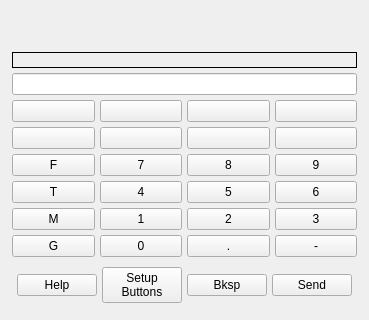
             <widget class="QWidget" name="mdiPage_1">
              <layout class="QVBoxLayout" name="verticalLayout_20">
               <item>
                <spacer name="verticalSpacer_6">
                 <property name="orientation">
                  <enum>Qt::Vertical</enum>
                 </property>
                 <property name="sizeHint" stdset="0">
                  <size>
                   <width>20</width>
                   <height>40</height>
                  </size>
                 </property>
                </spacer>
               </item>
               <item>
                <widget class="VCPWidget" name="mdiWidget">
                 <property name="rules" stdset="0">
                  <string>[{&quot;channels&quot;: [{&quot;url&quot;: &quot;status:all_axes_homed&quot;, &quot;trigger&quot;: true}], &quot;property&quot;: &quot;Enable&quot;, &quot;expression&quot;: &quot;ch[0]&quot;, &quot;name&quot;: &quot;New Rule&quot;}]</string>
                 </property>
                 <layout class="QGridLayout" name="gridLayout_16">
                  <property name="leftMargin">
                   <number>1</number>
                  </property>
                  <property name="topMargin">
                   <number>1</number>
                  </property>
                  <property name="rightMargin">
                   <number>1</number>
                  </property>
                  <property name="bottomMargin">
                   <number>1</number>
                  </property>
                  <property name="spacing">
                   <number>5</number>
                  </property>
                  <item row="4" column="3">
                   <widget class="QPushButton" name="pushButton_52">
                    <property name="text">
                     <string>8</string>
                    </property>
                    <attribute name="buttonGroup">
                     <string notr="true">mdiKeypad</string>
                    </attribute>
                   </widget>
                  </item>
                  <item row="5" column="2">
                   <widget class="QPushButton" name="pushButton_33">
                    <property name="text">
                     <string>4</string>
                    </property>
                    <attribute name="buttonGroup">
                     <string notr="true">mdiKeypad</string>
                    </attribute>
                   </widget>
                  </item>
                  <item row="5" column="3">
                   <widget class="QPushButton" name="pushButton_34">
                    <property name="text">
                     <string>5</string>
                    </property>
                    <attribute name="buttonGroup">
                     <string notr="true">mdiKeypad</string>
                    </attribute>
                   </widget>
                  </item>
                  <item row="3" column="3">
                   <widget class="QPushButton" name="gcodeParameter_7">
                    <property name="text">
                     <string/>
                    </property>
                    <attribute name="buttonGroup">
                     <string notr="true">mdiKeypad</string>
                    </attribute>
                   </widget>
                  </item>
                  <item row="4" column="2">
                   <widget class="QPushButton" name="pushButton_51">
                    <property name="text">
                     <string>7</string>
                    </property>
                    <attribute name="buttonGroup">
                     <string notr="true">mdiKeypad</string>
                    </attribute>
                   </widget>
                  </item>
                  <item row="2" column="4">
                   <widget class="QPushButton" name="gcodeParameter_4">
                    <property name="text">
                     <string/>
                    </property>
                    <attribute name="buttonGroup">
                     <string notr="true">mdiKeypad</string>
                    </attribute>
                   </widget>
                  </item>
                  <item row="7" column="4">
                   <widget class="QPushButton" name="pushButton_44">
                    <property name="text">
                     <string>-</string>
                    </property>
                    <attribute name="buttonGroup">
                     <string notr="true">mdiKeypad</string>
                    </attribute>
                   </widget>
                  </item>
                  <item row="9" column="1" colspan="4">
                   <widget class="QWidget" name="horizontalWidget_2" native="true">
                    <layout class="QHBoxLayout" name="horizontalLayout_7">
                     <property name="spacing">
                      <number>5</number>
                     </property>
                     <property name="leftMargin">
                      <number>5</number>
                     </property>
                     <property name="topMargin">
                      <number>5</number>
                     </property>
                     <property name="rightMargin">
                      <number>5</number>
                     </property>
                     <property name="bottomMargin">
                      <number>5</number>
                     </property>
                     <item>
                      <widget class="QPushButton" name="mdiHelpBtn">
                       <property name="text">
                        <string>Help</string>
                       </property>
                       <property name="page" stdset="0">
                        <number>1</number>
                       </property>
                       <attribute name="buttonGroup">
                        <string notr="true">mdiNavBtns</string>
                       </attribute>
                      </widget>
                     </item>
                     <item>
                      <widget class="QPushButton" name="mdiSetLabelsBtn">
                       <property name="text">
                        <string>Setup
Buttons</string>
                       </property>
                      </widget>
                     </item>
                     <item>
                      <widget class="QPushButton" name="mdiBackspace">
                       <property name="text">
                        <string>Bksp</string>
                       </property>
                       <property name="page" stdset="0">
                        <number>2</number>
                       </property>
                      </widget>
                     </item>
                     <item>
                      <widget class="QPushButton" name="mdiSendBtn">
                       <property name="text">
                        <string>Send</string>
                       </property>
                      </widget>
                     </item>
                    </layout>
                   </widget>
                  </item>
                  <item row="4" column="1">
                   <widget class="QPushButton" name="pushButton_55">
                    <property name="text">
                     <string>F</string>
                    </property>
                    <attribute name="buttonGroup">
                     <string notr="true">mdiKeypad</string>
                    </attribute>
                   </widget>
                  </item>
                  <item row="0" column="1" colspan="4">
                   <widget class="QLabel" name="gcodeDescription">
                    <property name="frameShape">
                     <enum>QFrame::Box</enum>
                    </property>
                    <property name="text">
                     <string/>
                    </property>
                    <property name="alignment">
                     <set>Qt::AlignCenter</set>
                    </property>
                   </widget>
                  </item>
                  <item row="1" column="1" colspan="4">
                   <widget class="MDIEntry" name="mdiEntry"/>
                  </item>
                  <item row="3" column="4">
                   <widget class="QPushButton" name="gcodeParameter_8">
                    <property name="text">
                     <string/>
                    </property>
                    <attribute name="buttonGroup">
                     <string notr="true">mdiKeypad</string>
                    </attribute>
                   </widget>
                  </item>
                  <item row="3" column="1">
                   <widget class="QPushButton" name="gcodeParameter_5">
                    <property name="text">
                     <string/>
                    </property>
                    <attribute name="buttonGroup">
                     <string notr="true">mdiKeypad</string>
                    </attribute>
                   </widget>
                  </item>
                  <item row="2" column="2">
                   <widget class="QPushButton" name="gcodeParameter_2">
                    <property name="text">
                     <string/>
                    </property>
                    <attribute name="buttonGroup">
                     <string notr="true">mdiKeypad</string>
                    </attribute>
                   </widget>
                  </item>
                  <item row="2" column="1">
                   <widget class="QPushButton" name="gcodeParameter_1">
                    <property name="text">
                     <string/>
                    </property>
                    <attribute name="buttonGroup">
                     <string notr="true">mdiKeypad</string>
                    </attribute>
                   </widget>
                  </item>
                  <item row="2" column="3">
                   <widget class="QPushButton" name="gcodeParameter_3">
                    <property name="text">
                     <string/>
                    </property>
                    <attribute name="buttonGroup">
                     <string notr="true">mdiKeypad</string>
                    </attribute>
                   </widget>
                  </item>
                  <item row="3" column="2">
                   <widget class="QPushButton" name="gcodeParameter_6">
                    <property name="text">
                     <string/>
                    </property>
                    <attribute name="buttonGroup">
                     <string notr="true">mdiKeypad</string>
                    </attribute>
                   </widget>
                  </item>
                  <item row="4" column="4">
                   <widget class="QPushButton" name="pushButton_53">
                    <property name="text">
                     <string>9</string>
                    </property>
                    <attribute name="buttonGroup">
                     <string notr="true">mdiKeypad</string>
                    </attribute>
                   </widget>
                  </item>
                  <item row="5" column="1">
                   <widget class="QPushButton" name="pushButton_37">
                    <property name="text">
                     <string>T</string>
                    </property>
                    <attribute name="buttonGroup">
                     <string notr="true">mdiKeypad</string>
                    </attribute>
                   </widget>
                  </item>
                  <item row="5" column="4">
                   <widget class="QPushButton" name="pushButton_36">
                    <property name="text">
                     <string>6</string>
                    </property>
                    <attribute name="buttonGroup">
                     <string notr="true">mdiKeypad</string>
                    </attribute>
                   </widget>
                  </item>
                  <item row="6" column="1">
                   <widget class="QPushButton" name="pushButton_41">
                    <property name="text">
                     <string>M</string>
                    </property>
                    <attribute name="buttonGroup">
                     <string notr="true">mdiKeypad</string>
                    </attribute>
                   </widget>
                  </item>
                  <item row="6" column="2">
                   <widget class="QPushButton" name="pushButton_38">
                    <property name="text">
                     <string>1</string>
                    </property>
                    <attribute name="buttonGroup">
                     <string notr="true">mdiKeypad</string>
                    </attribute>
                   </widget>
                  </item>
                  <item row="6" column="3">
                   <widget class="QPushButton" name="pushButton_39">
                    <property name="text">
                     <string>2</string>
                    </property>
                    <attribute name="buttonGroup">
                     <string notr="true">mdiKeypad</string>
                    </attribute>
                   </widget>
                  </item>
                  <item row="6" column="4">
                   <widget class="QPushButton" name="pushButton_40">
                    <property name="text">
                     <string>3</string>
                    </property>
                    <attribute name="buttonGroup">
                     <string notr="true">mdiKeypad</string>
                    </attribute>
                   </widget>
                  </item>
                  <item row="7" column="1">
                   <widget class="QPushButton" name="pushButton_32">
                    <property name="text">
                     <string>G</string>
                    </property>
                    <attribute name="buttonGroup">
                     <string notr="true">mdiKeypad</string>
                    </attribute>
                   </widget>
                  </item>
                  <item row="7" column="2">
                   <widget class="QPushButton" name="pushButton_42">
                    <property name="text">
                     <string>0</string>
                    </property>
                    <attribute name="buttonGroup">
                     <string notr="true">mdiKeypad</string>
                    </attribute>
                   </widget>
                  </item>
                  <item row="7" column="3">
                   <widget class="QPushButton" name="pushButton_43">
                    <property name="text">
                     <string>.</string>
                    </property>
                    <attribute name="buttonGroup">
                     <string notr="true">mdiKeypad</string>
                    </attribute>
                   </widget>
                  </item>
                 </layout>
                </widget>
               </item>
              </layout>
             </widget>
